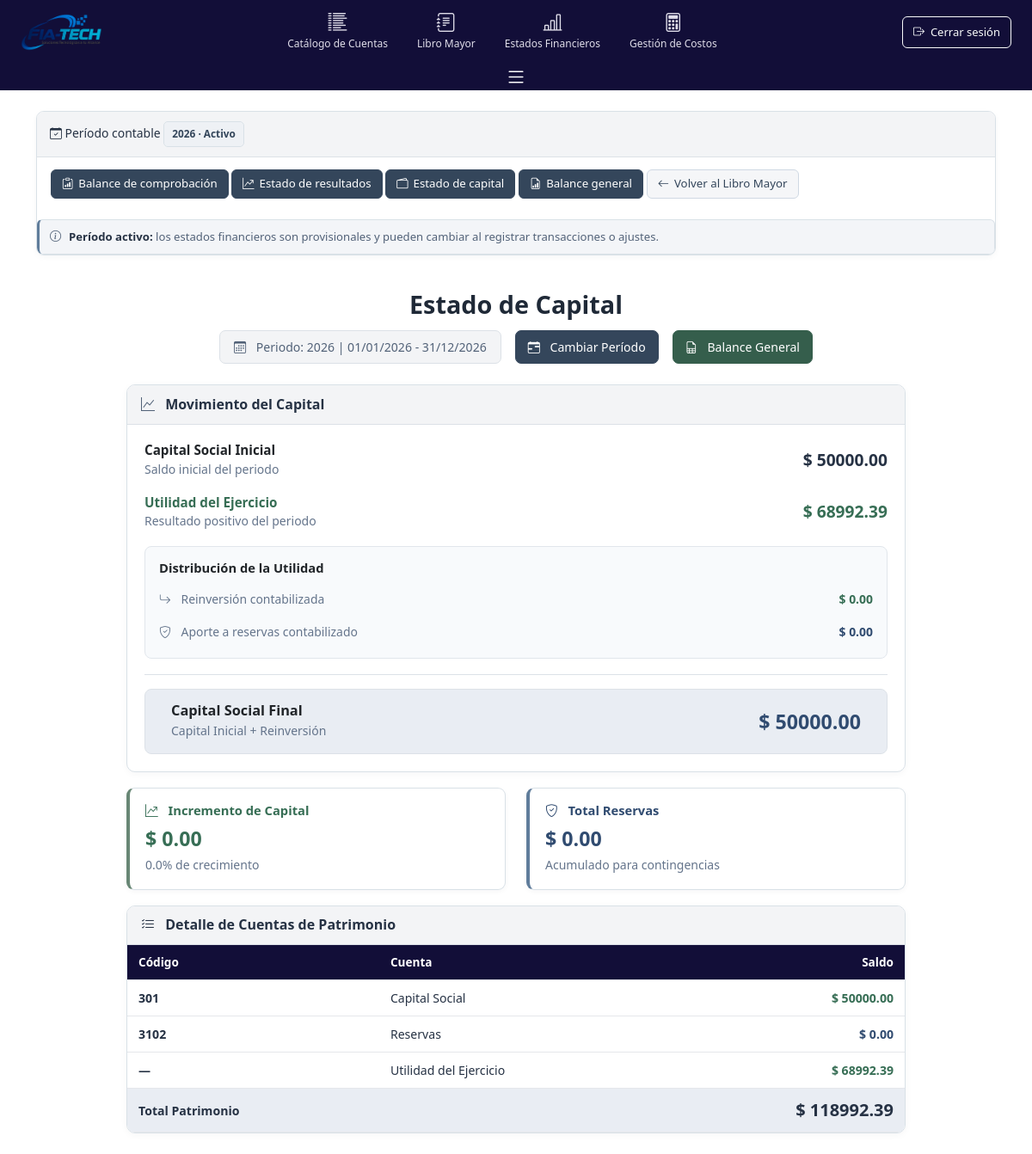
Screenshot of /fiatech_app/estado-capital/ with the database file from the repository.
### fiatech_app/models/contaGeneral.py (models this page shows, shortened)
class PeriodoContable(models.Model):
    ESTADOS = [
        ('ACTIVO', 'Activo'),
        ('CERRADO', 'Cerrado'),
        ('FINALIZADO', 'Finalizado'),
    ]
    año = models.IntegerField(unique=True)
    fecha_inicio = models.DateField()
    fecha_fin = models.DateField()
    estado = models.CharField(max_length=10, choices=ESTADOS, default='ACTIVO')
    fecha_creacion = models.DateTimeField(auto_now_add=True)
    class Meta:
        ordering = ['-año']

### fiatech_app/views/estadosFinancieros.py (the view)
def estado_capital(request):
    periodo_id = request.POST.get('periodo_id') or request.GET.get('periodo_id')
    if periodo_id:
        periodo_actual = get_object_or_404(PeriodoContable, pk=periodo_id)
    else:
        periodo_actual = (PeriodoContable.objects.filter(estado='ACTIVO').first()
                          or PeriodoContable.objects.filter(estado='CERRADO').first()
                          or PeriodoContable.objects.filter(estado='FINALIZADO').first())
    cero = Decimal('0.00')
    capital_inicial = cero
    reservas_actuales = cero
    resultado_ejercicio = cero
    patrimonio_contabilizado = cero
    if periodo_actual:
        for cuenta, saldo_deudor in _saldos_cuentas_balance(periodo_actual):
            if _tipo_cuenta_balance(cuenta) != 'PATRIMONIO':
                continue
            saldo_acreedor = -saldo_deudor
            patrimonio_contabilizado += saldo_acreedor
            codigo = str(cuenta.codigo)
            nombre = (cuenta.nombre or '').lower()
            if codigo in ('301', '3101') or 'capital social' in nombre:
                capital_inicial += saldo_acreedor
            elif codigo == '3102' or 'reserva' in nombre:
                reservas_actuales += saldo_acreedor
        datos = _obtener_datos_balance_general(periodo_actual)
        resultado_ejercicio = datos['resultado_ejercicio']
    hay_perdida = resultado_ejercicio < 0
    reinversion = cero
    reservas_utilidad = cero
    reservas_totales = reservas_actuales
    capital_final = capital_inicial
    incremento_capital = cero
    porcentaje_incremento = cero
    patrimonio_final = patrimonio_contabilizado + resultado_ejercicio
    periodos = PeriodoContable.objects.all().order_by('-año')
    context = {
        'año': periodo_actual.año if periodo_actual else 'N/A',
        'capital_inicial': capital_inicial,
        'resultado_ejercicio': resultado_ejercicio,
        'reinversion': reinversion,
        'reservas_utilidad': reservas_utilidad,
        'reservas_actuales': reservas_actuales,
        'reservas_totales': reservas_totales,
        'capital_final': capital_final,
        'incremento_capital': incremento_capital,
        'porcentaje_incremento': porcentaje_incremento,
        'patrimonio_final': patrimonio_final,
        'periodo_actual': periodo_actual,
        'periodos': periodos,
        'hay_perdida': hay_perdida,
        'perdida_total': abs(resultado_ejercicio) if hay_perdida else cero,
    }
    return render(request, 'EstadosFinancieros/estadoCapital.html', context)

### fiatech_app/templates/EstadosFinancieros/estadoCapital.html (shortened to what this page needs)
{% extends 'base.html' %}
{% load static %}
{% block extra_css %}
<link rel="stylesheet" href="{% static 'css2/estadoCapital.css' %}">
<link rel="stylesheet" href="{% static 'css2/periodoContable.css' %}">
{% endblock %}
{% block content %}
{% include 'EstadosFinancieros/_nav_periodo.html' %}
<div class="container-fluid py-4 estado-capital-page">
    <div class="row mb-4">
        <div class="col-12 text-center">
            <h1 class="h3 fw-bold mb-3 estado-capital-titulo">Estado de Capital</h1>
            <div class="d-flex justify-content-center align-items-center flex-wrap gap-3">
                <div class="bg-light text-dark px-3 py-2 rounded-pill">
                    <i class="bi bi-calendar3 me-2"></i>
                    {% if periodo_actual %}
                        <span>Periodo: {{ periodo_actual.año }} |
            {{ periodo_actual.fecha_inicio|date:"d/m/Y" }} - {{ periodo_actual.fecha_fin|date:"d/m/Y" }}</span>
                    {% else %}
                        <span>Periodo: No seleccionado</span>
                    {% endif %}
                </div>
                <button class="btn btn-primary text-white" data-bs-toggle="modal" data-bs-target="#seleccionarPeriodo">
                    <i class="bi bi-calendar-range me-2"></i> Cambiar Período
                </button>
                <a class="btn btn-success" href="{% url 'balance_general' %}">
                    <i class="bi bi-file-earmark-spreadsheet me-2"></i> Balance General
                </a>
            </div>
        </div>
    </div>
    <div class="row justify-content-center">
        <div class="col-lg-10">
            <div class="card estado-capital-principal mb-4">
                <div class="card-header estado-capital-header">
                    <h3 class="mb-0"><i class="bi bi-graph-up me-2"></i> Movimiento del Capital</h3>
                </div>
                <div class="card-body">
                    <div class="row align-items-center mb-4">
                        <div class="col-md-8">
                            <h5 class="fw-bold text-dark mb-0">Capital Social Inicial</h5>
                            <small class="text-muted">Saldo inicial del periodo</small>
                        </div>
                        <div class="col-md-4 text-end">
                            <span class="fw-bold fs-4">$ {{ capital_inicial|floatformat:2 }}</span>
                        </div>
                    </div>
<div class="row align-items-center mb-4">
    <div class="col-md-8">
        {% if hay_perdida %}
            <h5 class="fw-bold text-danger mb-0">Pérdida del Ejercicio</h5>
            <small class="text-muted">Resultado negativo del periodo</small>
        {% else %}
            <h5 class="fw-bold text-success mb-0">Utilidad del Ejercicio</h5>
            <small class="text-muted">Resultado positivo del periodo</small>
        {% endif %}
    </div>
    <div class="col-md-4 text-end">
        {% if hay_perdida %}
            <span class="fw-bold fs-4 text-danger">$ {{ perdida_total|floatformat:2 }}</span>
        {% else %}
            <span class="fw-bold fs-4 text-success">$ {{ resultado_ejercicio|floatformat:2 }}</span>
        {% endif %}
    </div>
</div>
{% if not hay_perdida %}
<div class="estado-capital-distribucion rounded p-3 mb-4">
    <h6 class="fw-bold text-dark mb-3">Distribución de la Utilidad</h6>
    <div class="row align-items-center mb-2">
        <div class="col-md-7">
            <span class="text-muted">
                <i class="bi bi-arrow-return-right me-2"></i>
                Reinversión contabilizada
            </span>
        </div>
        <div class="col-md-5 text-end">
            <span class="fw-semibold text-success">$ {{ reinversion|floatformat:2 }}</span>
        </div>
    </div>
    <div class="row align-items-center">
        <div class="col-md-7">
            <span class="text-muted">
                <i class="bi bi-shield-check me-2"></i>
                Aporte a reservas contabilizado
            </span>
        </div>
        <div class="col-md-5 text-end">
            <span class="fw-semibold text-primary">$ {{ reservas_utilidad|floatformat:2 }}</span>
        </div>
    </div>
</div>
{% else %}
<div class="alert alert-warning mb-4">
    <i class="bi bi-exclamation-triangle me-2"></i>
    <strong>Pérdida del período:</strong> No hay distribución de utilidades. La pérdida disminuye el patrimonio total sin modificar directamente el capital social registrado.
</div>
{% endif %}
                    <hr class="my-4">
                    <div class="row align-items-center estado-capital-final py-3 rounded">
                        <div class="col-md-8">
                            <h4 class="fw-bold text-dark mb-0">Capital Social Final</h4>
                            <small class="text-muted">Capital Inicial + Reinversión</small>
                        </div>
                        <div class="col-md-4 text-end">
                            <span class="fw-bolder fs-3 text-success">$ {{ capital_final|floatformat:2 }}</span>
                        </div>
                    </div>
                </div>
            </div>
            <div class="row">
                <div class="col-md-6 mb-4">
                    <div class="card estado-capital-resumen resumen-incremento h-100">
                        <div class="card-body">
                            <h5 class="card-title fw-bold
                                {% if incremento_capital >= 0 %}text-success{% else %}text-danger{% endif %}">
                                <i class="bi {% if incremento_capital >= 0 %}bi-graph-up-arrow{% else %}bi-graph-down-arrow{% endif %} me-2"></i>
                                {% if incremento_capital >= 0 %}
                                    Incremento de Capital
                                {% else %}
                                    Decremento de Capital
                                {% endif %}
                            </h5>
                            <p class="h3 fw-bold
                                {% if incremento_capital >= 0 %}text-success{% else %}text-danger{% endif %} mb-1">
                                $ {{ incremento_capital|floatformat:2 }}
                            </p>
                            <small class="text-muted">
                                {{ porcentaje_incremento|floatformat:1 }}%
                                {% if incremento_capital >= 0 %}
                                    de crecimiento
                                {% else %}
                                    de reducción
                                {% endif %}
                            </small>
                        </div>
                    </div>
                </div>
                <div class="col-md-6 mb-4">
                    <div class="card estado-capital-resumen resumen-reservas h-100">
                        <div class="card-body">
                            <h5 class="card-title fw-bold text-primary">
                                <i class="bi bi-shield-check me-2"></i> Total Reservas
                            </h5>
                            <p class="h3 fw-bold text-primary mb-1">$ {{ reservas_totales|floatformat:2 }}</p>
                            <small class="text-muted">Acumulado para contingencias</small>
                        </div>
                    </div>
                </div>
            </div>
            <div class="card estado-capital-tabla-card">
                <div class="card-header estado-capital-tabla-header">
                    <h5 class="mb-0"><i class="bi bi-list-check me-2"></i> Detalle de Cuentas de Patrimonio</h5>
                </div>
                <div class="card-body">
                    <div class="table-responsive">
                        <table class="table table-hover mb-0 estado-capital-tabla">
                            <thead class="table-light">
                                <tr>
                                    <th class="fw-bold">Código</th>
                                    <th class="fw-bold">Cuenta</th>
                                    <th class="fw-bold text-end">Saldo</th>
                                </tr>
                            </thead>
                            <tbody>
                                <tr>
                                    <td class="fw-semibold">301</td>
                                    <td>Capital Social</td>
                                    <td class="text-end fw-bold text-success">$ {{ capital_final|floatformat:2 }}</td>
                                </tr>
                                <tr>
                                    <td class="fw-semibold">3102</td>
                                    <td>Reservas</td>
                                    <td class="text-end fw-bold text-primary">$ {{ reservas_totales|floatformat:2 }}</td>
                                </tr>
                                    <tr>
                                        <td class="fw-semibold">—</td>
                                        <td>
                                            {% if hay_perdida %}
                                                Pérdida del Ejercicio
                                            {% else %}
                                                Utilidad del Ejercicio
                                            {% endif %}
                                        </td>
                                        <td class="text-end fw-bold {% if hay_perdida %}text-danger{% else %}text-success{% endif %}">
                                            $ {{ resultado_ejercicio|floatformat:2 }}
                                        </td>
                                    </tr>
                                <tr class="estado-capital-total">
                                    <td class="fw-bold">Total Patrimonio</td>
                                    <td></td>
                                    <td class="text-end fw-bolder fs-5 text-dark">
                                        $ {{ patrimonio_final|floatformat:2 }}
                                    </td>
                                </tr>
                            </tbody>
                        </table>
                    </div>
                </div>
            </div>
        </div>
    </div>
</div>
{% endblock %}

### fiatech_app/templates/EstadosFinancieros/_nav_periodo.html
{% if periodo_actual %}
<div class="periodo-resumen">
    <div class="periodo-resumen-header">
        <div class="periodo-resumen-info">
            <i class="bi bi-calendar-check"></i>
            <span class="periodo-resumen-titulo">Período contable</span>
            <span class="periodo-estado {% if periodo_actual.estado == 'ACTIVO' %}periodo-activo{% else %}periodo-inactivo{% endif %}">
                {{ periodo_actual.año }} · {{ periodo_actual.get_estado_display }}
            </span>
        </div>
    </div>
    <div class="periodo-resumen-body"><div class="periodo-enlaces">
        <a href="{% url 'balance_comprobacion' %}?periodo_id={{ periodo_actual.id }}" class="btn periodo-btn"><i class="bi bi-clipboard-data"></i> Balance de comprobación</a>
        <a href="{% url 'estado_resultados' %}?periodo_id={{ periodo_actual.id }}" class="btn periodo-btn"><i class="bi bi-graph-up-arrow"></i> Estado de resultados</a>
        <a href="{% url 'estado_capital' %}?periodo_id={{ periodo_actual.id }}" class="btn periodo-btn"><i class="bi bi-wallet2"></i> Estado de capital</a>
        <a href="{% url 'balance_general' %}?periodo_id={{ periodo_actual.id }}" class="btn periodo-btn"><i class="bi bi-file-earmark-bar-graph"></i> Balance general</a>
        <a href="{% url 'libro_mayor' %}?periodo_id={{ periodo_actual.id }}" class="btn periodo-btn-volver"><i class="bi bi-arrow-left"></i> Volver al Libro Mayor</a>
    </div></div>
    {% if periodo_actual.estado == 'ACTIVO' %}
    <div class="periodo-aviso"><i class="bi bi-info-circle"></i><span><strong>Período activo:</strong> los estados financieros son provisionales y pueden cambiar al registrar transacciones o ajustes.</span></div>
    {% elif periodo_actual.estado == 'CERRADO' %}
    <div class="periodo-aviso"><i class="bi bi-info-circle"></i><span><strong>Período cerrado:</strong> ya no admite movimientos. Los estados financieros definitivos están pendientes de generación.</span></div>
    {% else %}
    <div class="periodo-aviso"><i class="bi bi-check-circle"></i><span><strong>Período finalizado:</strong> se han generado los estados financieros definitivos.</span></div>
    {% endif %}
</div>
{% endif %}

### rows the page displays
PeriodoContable: año "2026", estado "Activo", fecha_inicio "01/01/2026", fecha_fin "31/12/2026"

### other values shown
{{ capital_inicial|floatformat:2 }} "50000.00"
{{ resultado_ejercicio|floatformat:2 }} "68992.39"
{{ reinversion|floatformat:2 }} "0.00"
{{ reservas_utilidad|floatformat:2 }} "0.00"
{{ capital_final|floatformat:2 }} "50000.00"
{{ incremento_capital|floatformat:2 }} "0.00"
{{ porcentaje_incremento|floatformat:1 }} "0.0"
{{ reservas_totales|floatformat:2 }} "0.00"
{{ patrimonio_final|floatformat:2 }} "118992.39"
